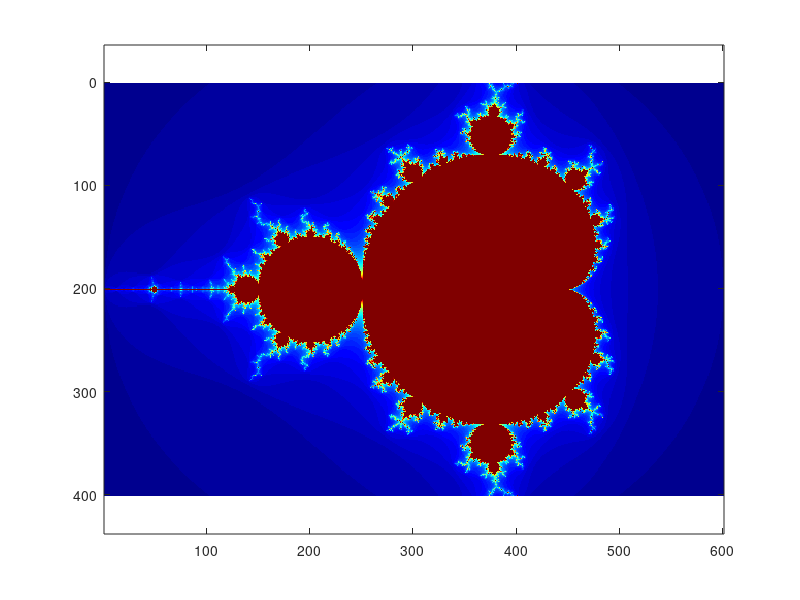

MATLAB code for this plot:
%% Mandelbrot Set Plot Generator
% Plots the Mandelbrot set in the range (x? -2 : 1) (y? -1 : 1).  The plot is 601 x 401 pixels in size.

% Quinn McHugh
% Mechanical Engineering Lab - Section 1
% Professor Constans
% 3/29/2017

%% Initialize Variables
clear variables; close all; clc

maxIterations = 200;    % Sets the max number of iterations for each pixel

xPixels = 601;   % Sets the number of pixels along the x-axis
yPixels = 401;   % Sets the number of pixels along the y-axis

xLowerBound = -2;   % Sets the lower x bound of the grid
xHigherBound = 1;   % Sets the higher x bound of the grid
yLowerBound = -1;   % Sets the lower y bound of the grid
yHigherBound = 1;   % Sets the high y bound of the grid

M = zeros(yPixels,xPixels);     % Initializes the mandelbrot set with zeros
z = zeros(yPixels,xPixels);     % Initializes the z array with zeros

%% Main Program
xRange = linspace(xLowerBound, xHigherBound, xPixels);  % Generates a linearly spaced vector to serve as the range of x values in the grid
yRange = linspace(yLowerBound, yHigherBound, yPixels);  % Generates a linearly spaced vector to serve as the range of y values in the grid

[xCoord,yCoord] = meshgrid(xRange,yRange);  % Stores a 2-D grid of coordinates based on xRange and yRange

c = xCoord + yCoord*1j;     % Sets the value of c

for n = 1:maxIterations
    z = z.*z + c;                   % Calculates the current value of z for all coordinates in the grid
    isLessThanTwo = abs(z) < 2;     % An array that stores a value of 1 (true) if the current absolute value of z is less than 2
    M = M + isLessThanTwo;          % Counts the number of iterations before each coordinate in the grid "blows up"
end

%% Plot Figure
imshow(M,jet)  % Plots the Mandelbrot set and applies a color to each pixel
axis on;
axis equal;
